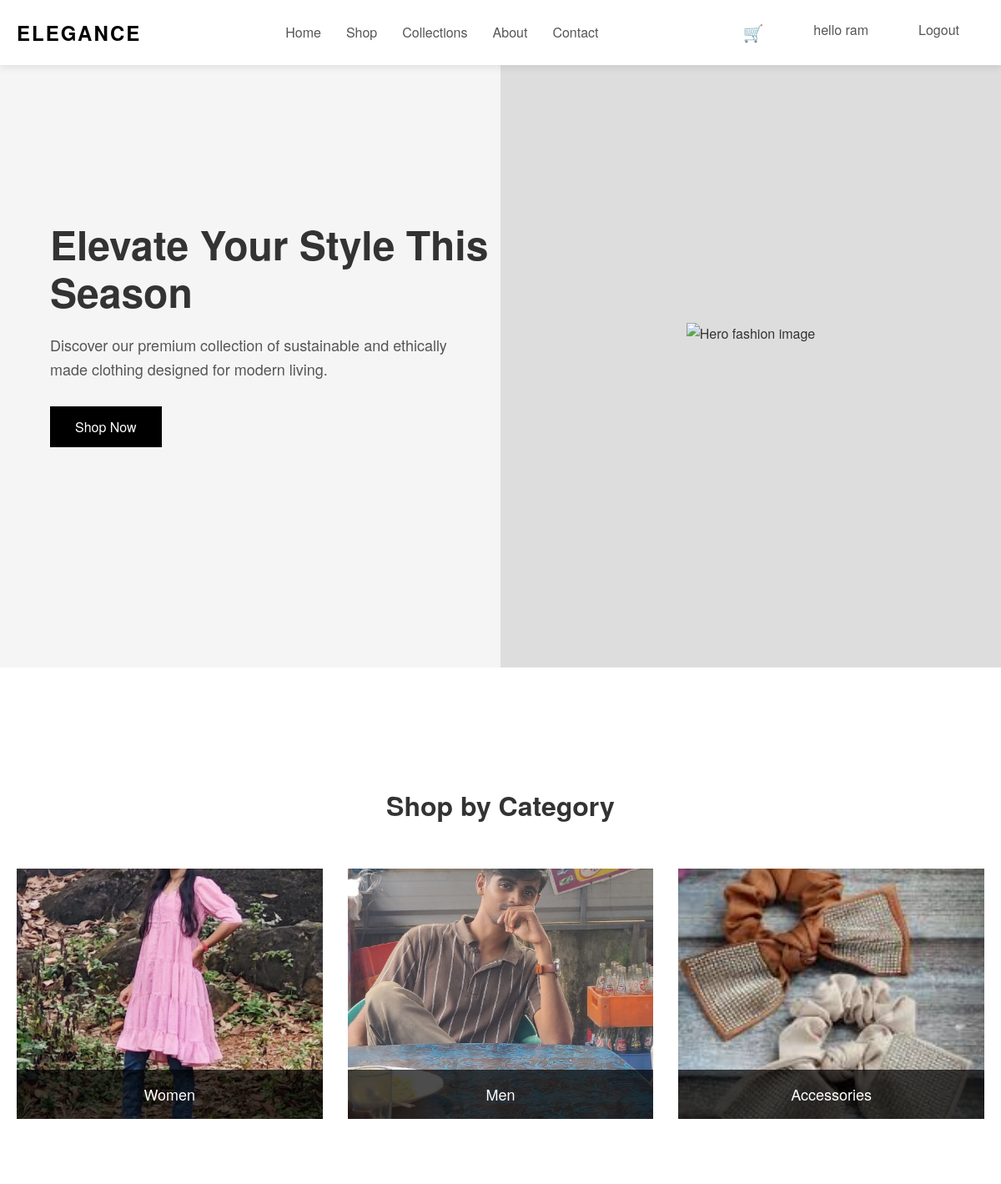
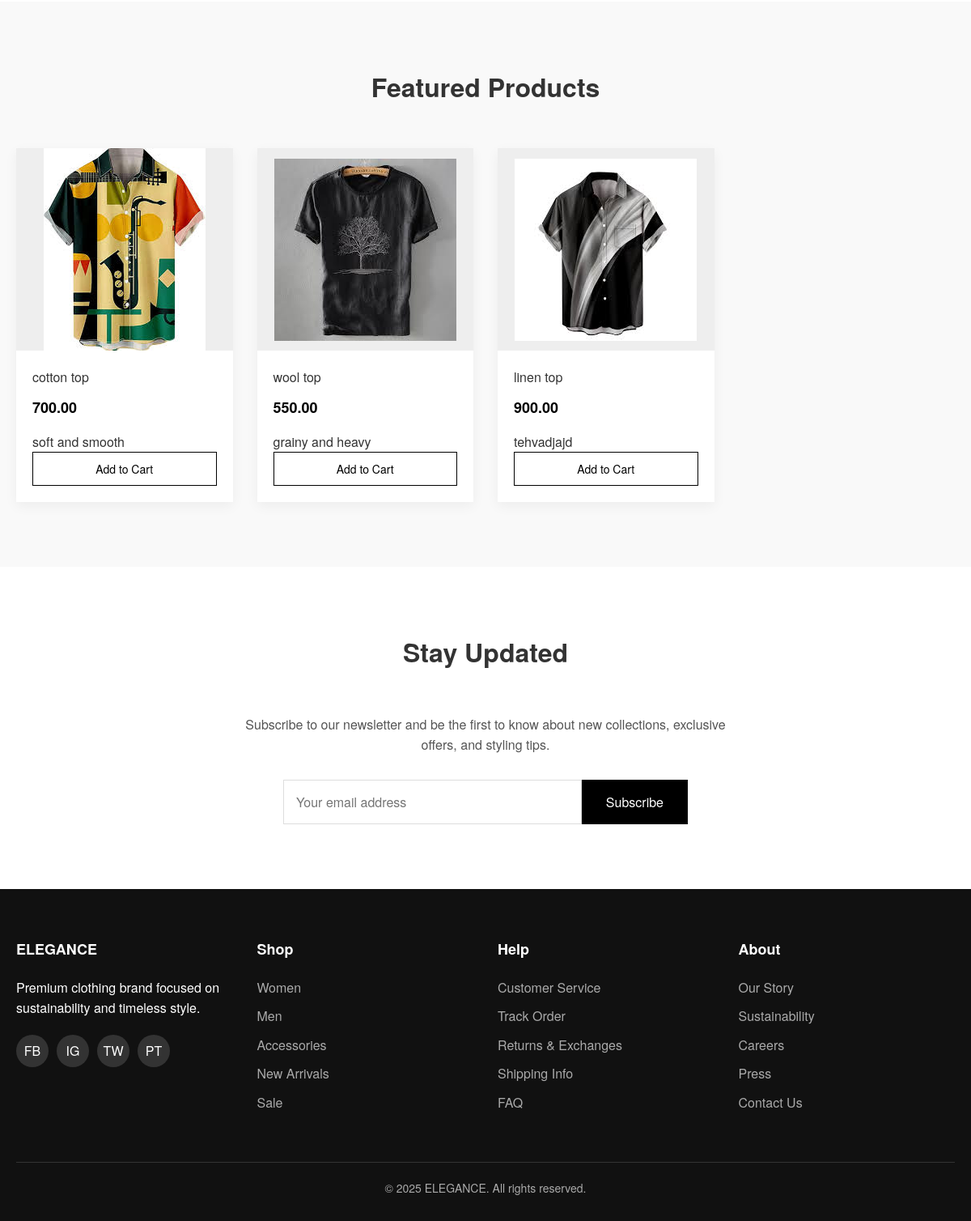
The app's page / (signed in) with its own data (2 pictures, top to bottom).
### store/models.py (models this page shows, shortened)
class womens(models.Model):
    name = models.CharField(max_length=100)
    price = models.DecimalField(max_digits=10, decimal_places=2)
    description = models.TextField()
    image = models.ImageField(upload_to='womens/')

class mens(models.Model):
    name = models.CharField(max_length=100)
    price = models.DecimalField(max_digits=10, decimal_places=2)
    description = models.TextField()
    image = models.ImageField(upload_to='mens/')

class accessoriess(models.Model):
    name = models.CharField(max_length=100)
    price = models.DecimalField(max_digits=10, decimal_places=2)
    description = models.TextField()
    image = models.ImageField(upload_to='accessories/')

### store/views.py (the view)
# urls.py: 2. Add a URL to urlpatterns:  path('', views.home, name='home')
def home(request):
    womens_items = womens.objects.all()
    accessoriess_items = accessoriess.objects.all()
    mens_items = mens.objects.all()
    context = {
         'mens_items': mens_items,
         'womens_items': womens_items,
         'accessoriess_items': accessoriess_items
    }
    return render(request, 'home.html', context)

### templates/home.html (shortened to what this page needs)
<!DOCTYPE html>
<html lang="en">
<head>
</head>
<body>
  <header>
    <div class="container">
      <div class="nav-container">
        <a href="#" class="logo">ELEGANCE</a>
        <ul class="nav-links">
          <li><a href="#">Home</a></li>
          <li><a href="#">Shop</a></li>
          <li><a href="#">Collections</a></li>
          <li><a href="#">About</a></li>
          <li><a href="#">Contact</a></li>
        </ul>
        <ul class="nav-links">
          <li> <a href="#" class="cart-icon">🛒</a><li>
          {%if user.is_authenticated%}
          <li><a>hello {{user.username}}</a><li>
          <li><a href="{% url 'logout' %}">Logout</a><li>
          {%else%}
          <li><a href="{% url 'login' %}">login</a><li>
          {% endif%}
        </ul>
      </div>
    </div>
  </header>
  <section class="hero">
    <div class="hero-content">
      <h1>Elevate Your Style This Season</h1>
      <p>Discover our premium collection of sustainable and ethically made clothing designed for modern living.</p>
      <a href="#" class="btn">Shop Now</a>
    </div>
    <div class="hero-image">
      <img src="/api/placeholder/600/800" alt="Hero fashion image">
    </div>
  </section>
  <section class="categories">
    <div class="container">
      <h2 class="section-title">Shop by Category</h2>
      <div class="category-grid">
        <div class="category-card">
          <img src="{{womens_items.0.image.url}}" alt="Women's Collection">
          <div class="category-name">Women</div>
        </div>
        <div class="category-card">
          <img src="{{ mens_items.3.image.url }}" alt="Men's Collection">
          <div class="category-name">Men</div>
        </div>
        <div class="category-card">
          <img src="{{accessoriess_items.0.image.url}}" alt="Accessories">
          <div class="category-name">Accessories</div>
        </div>
      </div>
    </div>
  </section>
  <section class="featured-products">
    <div class="container">
      <h2 class="section-title">Featured Products</h2>
      <div class="product-grid">
        {% for mens_items in mens_items%}
        {% if forloop.counter <= 3 %}
        <div class="product-card">
          <div class="product-image">
            <img src="{{mens_items.image.url}}" alt="Product 1">
          </div>
          <div class="product-info">
            <h3 class="product-title"> {{mens_items.name}}</h3>
            <div class="product-price">{{mens_items.price}}</div>
            <p class="product-description">{{mens_items.description}}</p>
            <button class="add-to-cart">Add to Cart</button>
          </div>
        </div>
        {% endif %}
        {% endfor %}
      </div>
    </div>
  </section>
  <section class="newsletter">
    <div class="container">
      <h2 class="section-title">Stay Updated</h2>
      <p>Subscribe to our newsletter and be the first to know about new collections, exclusive offers, and styling tips.</p>
      <form class="newsletter-form">
        <input type="email" class="newsletter-input" placeholder="Your email address">
        <button type="submit" class="newsletter-btn">Subscribe</button>
      </form>
    </div>
  </section>
  <footer>
    <div class="container">
      <div class="footer-container">
        <div class="footer-col">
          <h3>ELEGANCE</h3>
          <p>Premium clothing brand focused on sustainability and timeless style.</p>
          <div class="social-links">
            <a href="#" class="social-link">FB</a>
            <a href="#" class="social-link">IG</a>
            <a href="#" class="social-link">TW</a>
            <a href="#" class="social-link">PT</a>
          </div>
        </div>
        <div class="footer-col">
          <h3>Shop</h3>
          <ul class="footer-links">
            <li><a href="#">Women</a></li>
            <li><a href="#">Men</a></li>
            <li><a href="#">Accessories</a></li>
            <li><a href="#">New Arrivals</a></li>
            <li><a href="#">Sale</a></li>
          </ul>
        </div>
        <div class="footer-col">
          <h3>Help</h3>
          <ul class="footer-links">
            <li><a href="#">Customer Service</a></li>
            <li><a href="#">Track Order</a></li>
            <li><a href="#">Returns & Exchanges</a></li>
            <li><a href="#">Shipping Info</a></li>
            <li><a href="#">FAQ</a></li>
          </ul>
        </div>
        <div class="footer-col">
          <h3>About</h3>
          <ul class="footer-links">
            <li><a href="#">Our Story</a></li>
            <li><a href="#">Sustainability</a></li>
            <li><a href="#">Careers</a></li>
            <li><a href="#">Press</a></li>
            <li><a href="#">Contact Us</a></li>
          </ul>
        </div>
      </div>
      <div class="copyright">
        © 2025 ELEGANCE. All rights reserved.
      </div>
    </div>
  </footer>
</body>
</html>

### templates/home.html (style rules this page uses)
* { margin: 0; padding: 0; box-sizing: border-box; font-family: 'Helvetica Neue', Arial, sans-serif; }
body { color: #333; line-height: 1.6; }
a { text-decoration: none; color: inherit; }
header { background-color: #fff; box-shadow: 0 2px 10px rgba(0, 0, 0, 0.1); position: fixed; width: 100%; z-index: 100; }
.container { max-width: 1200px; margin: 0 auto; padding: 0 20px; }
.nav-container { display: flex; justify-content: space-between; align-items: center; padding: 20px 0; }
.logo { font-size: 24px; font-weight: 700; letter-spacing: 2px; color: #000; }
.nav-links { display: flex; list-style: none; }
.nav-links li { margin-left: 30px; }
.nav-links a { color: #555; font-weight: 500; transition: color 0.3s; }
.cart-icon { font-size: 20px; }
.hero { height: 100vh; background-color: #f5f5f5; display: flex; align-items: center; margin-bottom: 60px; position: relative; overflow: hidden; }
.hero-content { width: 50%; padding-left: 5%; position: relative; z-index: 10; }
.hero h1 { font-size: 48px; font-weight: 700; margin-bottom: 20px; line-height: 1.2; }
.hero p { font-size: 18px; margin-bottom: 30px; max-width: 500px; color: #555; }
.btn { display: inline-block; background-color: #000; color: #fff; padding: 12px 30px; border: none; font-size: 16px; font-weight: 500; cursor: pointer; transition: all 0.3s; }
.hero-image { position: absolute; right: 0; top: 0; height: 100%; width: 50%; background-color: #ddd; display: flex; align-items: center; justify-content: center; }
.categories { padding: 80px 0; }
.section-title { text-align: center; margin-bottom: 50px; font-size: 32px; font-weight: 700; }
.category-grid { display: grid; grid-template-columns: repeat(3, 1fr); gap: 30px; }
.category-card { position: relative; height: 300px; overflow: hidden; cursor: pointer; }
.category-card img { width: 100%; height: 100%; object-fit: cover; transition: transform 0.5s; }
.category-name { position: absolute; bottom: 0; left: 0; width: 100%; background-color: rgba(0, 0, 0, 0.7); color: #fff; padding: 15px; text-align: center; font-size: 18px; font-weight: 500; }
.featured-products { padding: 80px 0; background-color: #f9f9f9; }
.product-grid { display: grid; grid-template-columns: repeat(4, 1fr); gap: 30px; }
.product-card { background-color: #fff; box-shadow: 0 5px 15px rgba(0, 0, 0, 0.05); transition: transform 0.3s; }
.product-image { height: 250px; width: 100%; background-color: #eee; display: flex; align-items: center; justify-content: center; overflow: hidden; }
.product-info { padding: 20px; }
.product-title { font-size: 16px; font-weight: 500; margin-bottom: 10px; }
.product-price { color: #000; font-weight: 700; font-size: 18px; margin-bottom: 15px; }
.add-to-cart { width: 100%; background-color: #fff; color: #000; border: 1px solid #000; padding: 10px; font-size: 14px; cursor: pointer; transition: all 0.3s; }
.newsletter { padding: 80px 0; text-align: center; }
.newsletter p { max-width: 600px; margin: 0 auto 30px; color: #555; }
.newsletter-form { display: flex; max-width: 500px; margin: 0 auto; }
.newsletter-input { flex: 1; padding: 15px; border: 1px solid #ddd; font-size: 16px; }
.newsletter-btn { background-color: #000; color: #fff; border: none; padding: 0 30px; cursor: pointer; font-size: 16px; font-weight: 500; }
footer { background-color: #111; color: #fff; padding: 60px 0 30px; }
.footer-container { display: grid; grid-template-columns: repeat(4, 1fr); gap: 30px; }
.footer-col h3 { font-size: 18px; font-weight: 600; margin-bottom: 20px; }
.footer-links { list-style: none; }
.footer-links li { margin-bottom: 10px; }
.footer-links a { color: #aaa; transition: color 0.3s; }
.social-links { display: flex; margin-top: 20px; }
.social-link { width: 40px; height: 40px; background-color: #333; border-radius: 50%; display: flex; align-items: center; justify-content: center; margin-right: 10px; transition: background-color 0.3s; }
.copyright { text-align: center; margin-top: 50px; padding-top: 20px; border-top: 1px solid #333; color: #aaa; font-size: 14px; }

### records on screen
womens: image (picture)
mens: image (picture)
accessoriess: image (picture)
mens: image (picture), name "cotton top", price "700.00", description "soft and smooth"
mens: image (picture), name "wool top", price "550.00", description "grainy and heavy"
mens: image (picture), name "linen top", price "900.00", description "tehvadjajd"

### other values on screen
{{ user.username }} "ram"
